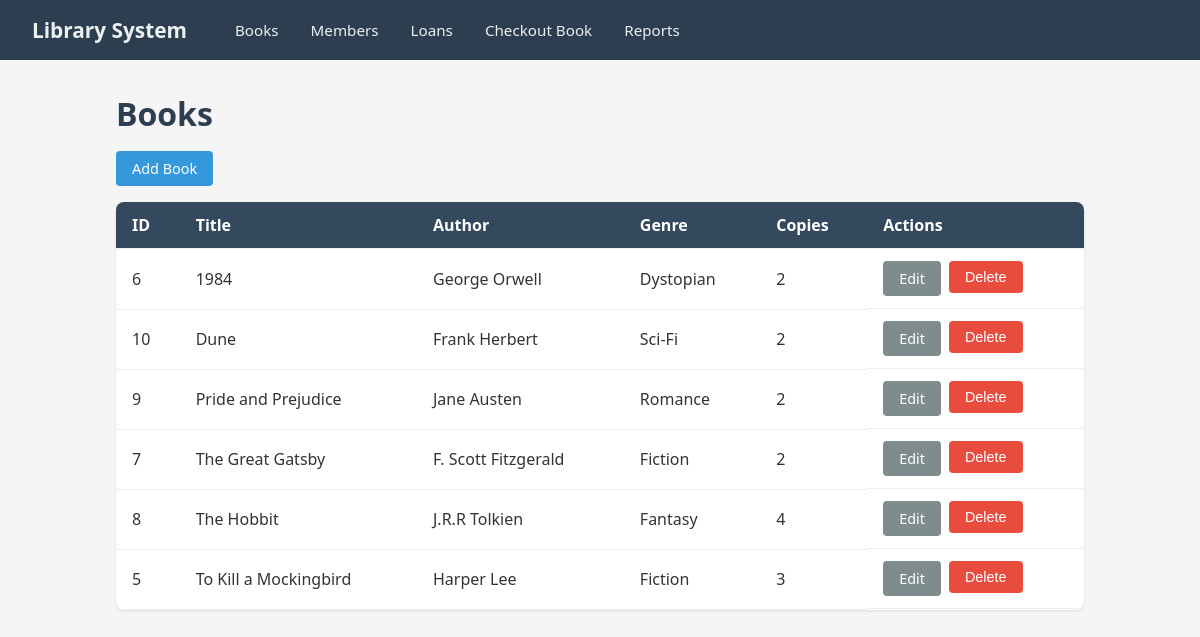
The page /books/ on the database its author committed.
### helloworld/models.py (models this page shows, shortened)
class Book(models.Model):
    title = models.CharField(max_length=300)
    author = models.CharField(max_length=200)
    genre = models.CharField(max_length=100)
    total_copies = models.IntegerField(default=1)
    class Meta:
        indexes = [
            models.Index(fields=['title'], name='book_title_idx'),
        ]

### helloworld/views.py (the view)
# urls.py: path('books/', views.book_list, name='book_list'),
def book_list(request):
    books = Book.objects.all().order_by('title')
    return render(request, 'helloworld/book_list.html', {'books': books})

### helloworld/templates/helloworld/book_list.html (shortened to what this page needs)
{% extends "helloworld/base.html" %}
{% block content %}
<h1>Books</h1>
<a href="{% url 'book_create' %}" class="btn btn-primary" style="margin-bottom:1rem;">Add Book</a>
<table>
    <thead>
        <tr><th>ID</th><th>Title</th><th>Author</th><th>Genre</th><th>Copies</th><th>Actions</th></tr>
    </thead>
    <tbody>
        {% for book in books %}
        <tr>
            <td>{{ book.id }}</td>
            <td>{{ book.title }}</td>
            <td>{{ book.author }}</td>
            <td>{{ book.genre }}</td>
            <td>{{ book.total_copies }}</td>
            <td class="actions">
                <a href="{% url 'book_edit' book.id %}" class="btn btn-secondary">Edit</a>
                <form class="inline" method="post" action="{% url 'book_delete' book.id %}" onsubmit="return confirm('Delete this book?');">
                    <button type="submit" class="btn btn-danger">Delete</button>
                </form>
            </td>
        </tr>
        {% empty %}
        <tr><td colspan="6">No books found.</td></tr>
        {% endfor %}
    </tbody>
</table>
{% endblock %}

### helloworld/templates/helloworld/base.html (shortened to what this page needs)
<!DOCTYPE html>
<html lang="en">
<head>
</head>
<body>
    <nav>
        <a href="{% url 'home' %}" class="brand">Library System</a>
        <a href="{% url 'book_list' %}">Books</a>
        <a href="{% url 'member_list' %}">Members</a>
        <a href="{% url 'loan_list' %}">Loans</a>
        <a href="{% url 'loan_create' %}">Checkout Book</a>
        <a href="{% url 'loan_report' %}">Reports</a>
    </nav>
    <div class="container">
        {% block content %}{% endblock %}
    </div>
</body>
</html>

### helloworld/templates/helloworld/base.html (style rules this page uses)
* { box-sizing: border-box; margin: 0; padding: 0; }
body { font-family: 'Segoe UI', Tahoma, Geneva, Verdana, sans-serif; background: #f5f5f5; color: #333; }
nav { background: #2c3e50; padding: 1rem 2rem; display: flex; align-items: center; gap: 2rem; }
nav a { color: #ecf0f1; text-decoration: none; font-size: 0.95rem; }
nav .brand { font-size: 1.3rem; font-weight: bold; margin-right: 1rem; }
.container { max-width: 1000px; margin: 2rem auto; padding: 0 1rem; }
h1, h2 { margin-bottom: 1rem; color: #2c3e50; }
table { width: 100%; border-collapse: collapse; background: #fff; border-radius: 8px; overflow: hidden; box-shadow: 0 1px 3px rgba(0,0,0,0.1); margin-bottom: 1.5rem; }
th, td { padding: 0.75rem 1rem; text-align: left; border-bottom: 1px solid #eee; }
th { background: #34495e; color: #fff; }
.btn { display: inline-block; padding: 0.5rem 1rem; border: none; border-radius: 4px; cursor: pointer; text-decoration: none; font-size: 0.9rem; color: #fff; }
.btn-primary { background: #3498db; }
.btn-danger { background: #e74c3c; }
.btn-secondary { background: #7f8c8d; }
form.inline { display: inline; }
.actions { display: flex; gap: 0.5rem; }

### rows shown on the page
Book: id "6", title "1984", author "George Orwell", genre "Dystopian", total_copies "2"
Book: id "10", title "Dune", author "Frank Herbert", genre "Sci-Fi", total_copies "2"
Book: id "9", title "Pride and Prejudice", author "Jane Austen", genre "Romance", total_copies "2"
Book: id "7", title "The Great Gatsby", author "F. Scott Fitzgerald", genre "Fiction", total_copies "2"
Book: id "8", title "The Hobbit", author "J.R.R Tolkien", genre "Fantasy", total_copies "4"
Book: id "5", title "To Kill a Mockingbird", author "Harper Lee", genre "Fiction", total_copies "3"
